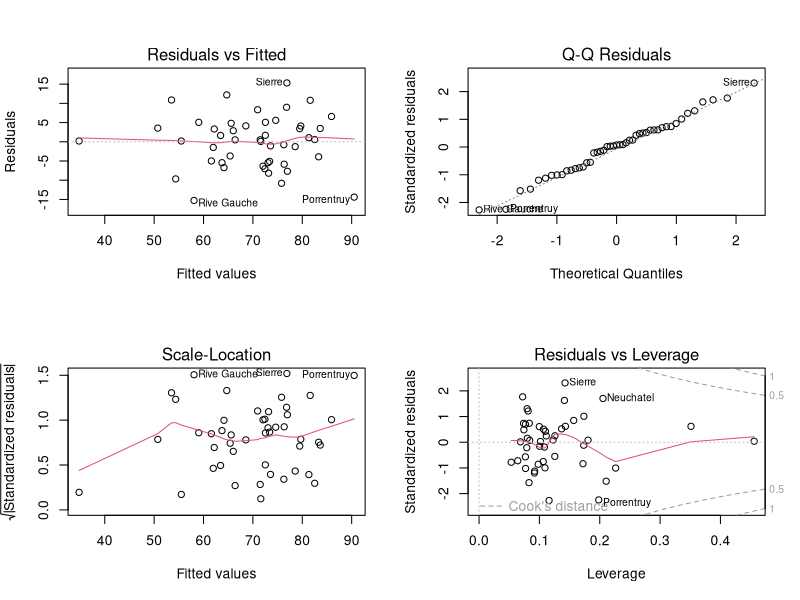
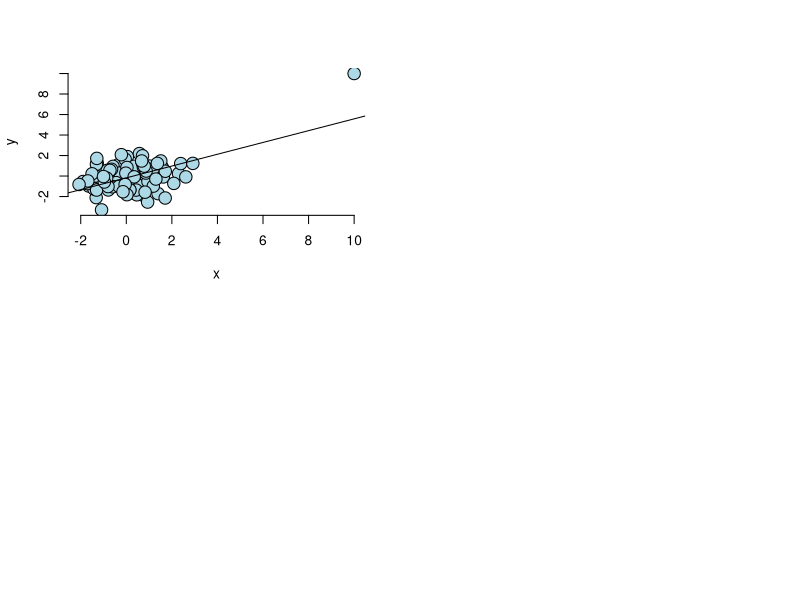

Here is the R script that generated these plots, in order:
data(swiss)
par(mfrow = c(2, 2))
fit <- lm(Fertility ~ ., data = swiss)
plot(fit)

?influence.measures

# simulation examples
n <- 100; x <- c(10, rnorm(n)); y <- c(10, c(rnorm(n)))
plot(x, y, frame = FALSE, cex = 2, pch = 21, bg = "lightblue", col = "black")
abline(lm(y ~ x))

fit <- lm(y ~ x)
round(dfbetas(fit)[1 : 10, 2], 3) # change in slope
round(dfbetas(fit)[1 : 10, 1], 3) # change in intercept
round(dffits(fit)[1 : 10], 3)   # change in predicted response
round(cooks.distance(fit)[1 : 10], 3) # overall change in coefficients

round(hatvalues(fit)[1 : 10], 3)
sum(hatvalues(fit))

# simulation demonstrating variance inflation
n <- 100; nosim <- 1000
x1 <- rnorm(n); x2 <- rnorm(n); x3 <- rnorm(n);
betas <- sapply(1 : nosim, function(i){
    y <- x1 + rnorm(n, sd = .3)
    c(coef(lm(y ~ x1))[2],
      coef(lm(y ~ x1 + x2))[2],
      coef(lm(y ~ x1 + x2 + x3))[2])
})
round(apply(betas, 1, sd), 5)

# swiss data and variance inflation
library(car)
fit <- lm(Fertility ~ ., data = swiss)
vif(fit)
sqrt(vif(fit))


# nested model testing and anova
fit1 <- lm(Fertility ~ Agriculture, data = swiss)
fit3 <- update(fit, Fertility ~ Agriculture + Examination + Education)
fit5 <- update(fit, Fertility ~ Agriculture + Examination + Education + Catholic + Infant.Mortality)
anova(fit1, fit3, fit5)